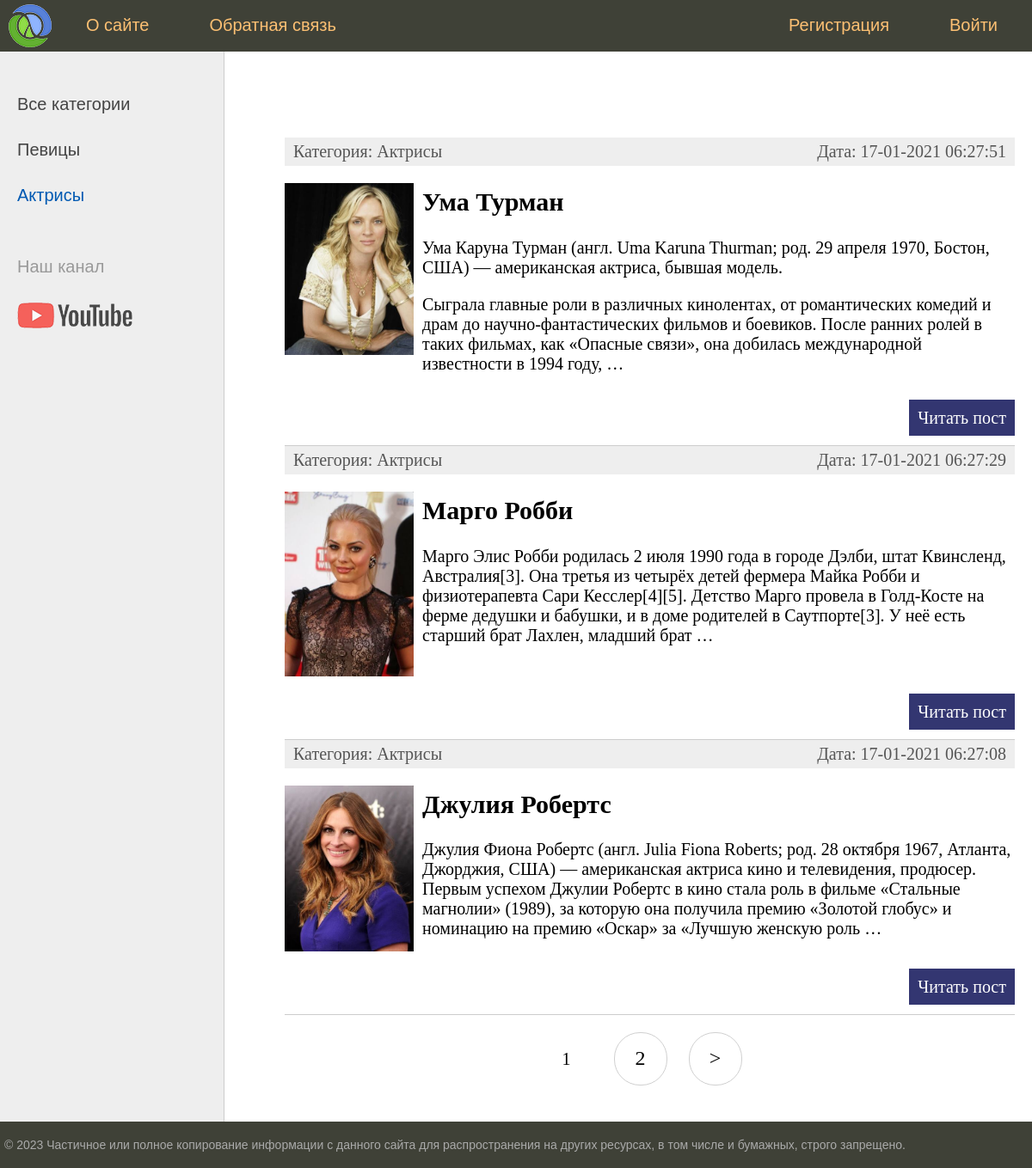
Screenshot of /category/aktrisy with the database file from the repository.
### women/models.py (models this page shows, shortened)
class Category(models.Model):
    name = models.CharField(max_length=100, db_index=True)
    slug = models.SlugField(max_length=255, unique=True, db_index=True, verbose_name='URL')
    def __str__(self):
        return self.name
    def get_absolute_url(self):
        return reverse('category', kwargs={'cat_slug': self.slug})
    class Meta:
        verbose_name = 'Категория'
        verbose_name_plural = 'Категории'
        ordering = ['name',]

class Women(models.Model):
    title = models.CharField(max_length=255, verbose_name='Заголовок')
    slug = models.SlugField(max_length=255, unique= True, db_index= True ,verbose_name='URL')
    content = models.TextField(blank=True, verbose_name='Содержание')
    photo = models.ImageField(upload_to='photos/%Y/%m/%d', verbose_name='Фото')
    time_create = models.DateTimeField(auto_now_add=True, verbose_name='Время создания')
    time_update = models.DateTimeField(auto_now=True, verbose_name='Время обновления')
    is_published = models.BooleanField(default=True, verbose_name='Опубликовано')
    cat = models.ForeignKey('Category', on_delete=models.PROTECT,  verbose_name='Категория')
    def get_absolute_url(self):
        return reverse('post', kwargs={'post_slug': self.slug})
    class Meta:
        verbose_name = 'Известные женщины'
        verbose_name_plural = 'Известные женщины'
        ordering = ['-time_create', 'title']

### women/views.py (the view)
# urls.py: path('category/<slug:cat_slug>', WomenCategory.as_view(), name='category')
class WomenCategory(DataMixin, ListView):
    model = Women
    template_name = 'women/index.html'
    context_object_name = 'posts'
    allow_empty = False
    def get_context_data(self, *, object_list=None, **kwargs):
        context = super().get_context_data(**kwargs)
        c = Category.objects.get(slug=self.kwargs['cat_slug'])
        c_def = self.get_user_context(title='Категория - ' + str(c.name),
                                      cat_selected=c.pk)
        context = dict(list(context.items()) + list(c_def.items()))
        return context
    def get_queryset(self):
        return Women.objects.filter(cat__slug=self.kwargs['cat_slug'], is_published=True).select_related('cat')

### women/templatetags/women_tags.py (called while the page is built)
@register.inclusion_tag('women/list_categories.html')
def show_categories(sort=None, cat_selected=0):
    if not sort:
        cats = Category.objects.all()
    else:
        cats = Category.objects.order_by(sort)
    return {'cats': cats, 'cat_selected': cat_selected}

@register.inclusion_tag('women/menu.html', takes_context=True)
def show_menu(context):
    request = context['request']
    if not request.user.is_authenticated:
        menu = [{'title': 'О сайте', 'url_name': 'about'},
                {'title': 'Обратная связь', 'url_name': 'contact'},
                {'title': 'Войти', 'url_name': 'login'},
                {'title': 'Регистрация', 'url_name': 'register'}]
    else:
        menu = [{'title': 'О сайте', 'url_name': 'about'},
                {'title': 'Добавить статью', 'url_name': 'add_page'},
                {'title': 'Обратная связь', 'url_name': 'contact'},
                {'title': 'Выйти', 'url_name': 'logout'},
                {'title': request.user.username, 'url_name': 'home'}]
    return {'menu': menu}

### women/utils.py (called while the page is built)
    def get_user_context(self, **kwargs):
        context = kwargs
        cats = cache.get('cats')
        if not cats:
            cats = Category.objects.all()
            cache.set('cats', cats, 60)
        context['cats'] = cats
        if 'cat_selected' not in context:
            context['cat_selected'] = 0
        return context

### women/templates/women/index.html (shortened to what this page needs)
{% extends 'women/base.html' %}
{% block content %}
<ul class="list-articles">
    {% for p in posts %}
    <li>
        <div class="article-panel">
            <p class="first">Категория: {{p.cat}}</p>
            <p class="last">Дата: {{p.time_update|date:"d-m-Y H:i:s"}}</p>
        </div>
        {% if p.photo %}
        <p><img class="img-article-left thumb" src="{{p.photo.url}}"></p>
        {% endif %}
        <h2>{{p.title}}</h2>
        {% autoescape on %}
        {{p.content|linebreaks|truncatewords:50}}
        {% endautoescape %}
        <p class="link-read-post"><a href="{{ p.get_absolute_url }}">Читать пост</a></p>
    </li>
    {% endfor %}
</ul>
{% endblock %}

### women/templates/women/list_categories.html
{% for c in cats %}
{% if c.pk == cat_selected %}
<li class="selected">{{c.name}}</li>
{% else %}
<li><a href="{{ c.get_absolute_url }}">{{c.name}} </a></li>
{% endif %}
{% endfor %}

### women/static/women/css/styles.css (style rules this page uses)
html, body { font-family: 'Arial'; margin: 0; padding: 0; height: 100%; width: 100%; color: #444; }
a { color: #0059b2; text-decoration: none; }
img { max-width: 600px; height: auto; }
img.img-article-left { max-width: 300px; height: auto; float: left; padding: 0 10px 10px 0; }
img.img-article-left.thumb { max-width: 150px; height: auto; }
p.link-read-post { text-align: right; }
p.link-read-post a { padding: 10px; min-width: 100px; background: #333671; color: #fff; text-decoration: none; }
div.article-panel { background: #eee; padding: 5px 10px 5px 10px; box-sizing: border-box; overflow: hidden; color: #555; }
div.article-panel p.first { margin: 0; float: left; }
div.article-panel p.last { margin: 0; float: right; }
ul.list-articles { list-style: none; margin: 0; padding: 0; }
ul.list-articles li { border-bottom: 1px solid #ccc; }
.left-chapters ul li { margin: 30px 0 0 0; color: #999; }
.left-chapters ul li.selected { color: #0059b2; }
.left-chapters ul li a { color: #444; text-decoration: none; }

### rows the page displays
Category: name "Певицы"
Category: name "Актрисы"
Women: cat "Актрисы", time_update "17-01-2021 06:27:51", photo (picture), title "Ума Турман", content "Ума Каруна Турман (англ. Uma Karuna Thurman; род. 29 апреля 1970, Бостон, США) — американская актриса, бывшая модель. Сыграла главные роли в различных кинолентах, от романтических комедий и драм до научно-фантастических фильмов и боевиков. После ранних ролей в таких фильмах, как «Опасные связи», она добилась международной известности в 1994 году, …"
Women: cat "Актрисы", time_update "17-01-2021 06:27:29", photo (picture), title "Марго Робби", content "Марго Элис Робби родилась 2 июля 1990 года в городе Дэлби, штат Квинсленд, Австралия[3]. Она третья из четырёх детей фермера Майка Робби и физиотерапевта Сари Кесслер[4][5]. Детство Марго провела в Голд-Косте на ферме дедушки и бабушки, и в доме родителей в Саутпорте[3]. У неё есть старший брат Лахлен, младший брат …"
Women: cat "Актрисы", time_update "17-01-2021 06:27:08", photo (picture), title "Джулия Робертс", content "Джулия Фиона Робертс (англ. Julia Fiona Roberts; род. 28 октября 1967, Атланта, Джорджия, США) — американская актриса кино и телевидения, продюсер. Первым успехом Джулии Робертс в кино стала роль в фильме «Стальные магнолии» (1989), за которую она получила премию «Золотой глобус» и номинацию на премию «Оскар» за «Лучшую женскую роль …"

### other values shown
{{ m.title }} "О сайте" "Обратная связь"
{{ m.title }} "Войти" "Регистрация"
{{ p }} "1"
{{ p }} "2"
